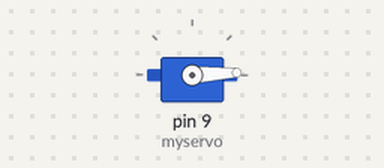
Bench run of a sketch on a simulated Arduino Uno, built with avr-gcc and run on an emulated ATmega328P. Shown: servo. What the sketch prints to the serial monitor is not drawn.

Above: at 0.05 s.
At 0.9 s:
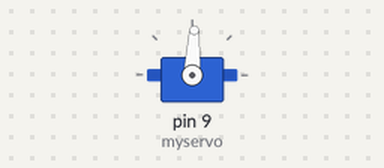
At 1.75 s:
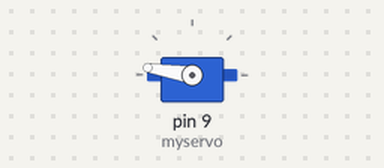
At 3.5 s:
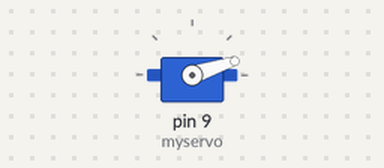
Timing chart, 0 to 8.5 s (numbered marks = the images above):
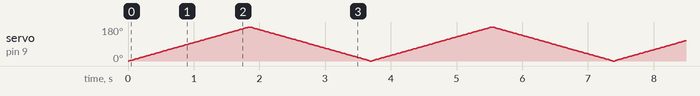

The sketch:

Servo.ino
```cpp
#include <Servo.h>

Servo myservo;  // create servo object to control a servo
// twelve servo objects can be created on most boards

int pos = 0;    // variable to store the servo position

void setup() {
  myservo.attach(9);  // attaches the servo on pin 9 to the servo object

  Serial.begin(9600);
}

void loop() {
  for (pos = 0; pos <= 180; pos += 1) { // goes from 0 degrees to 180 degrees
    // in steps of 1 degree
    myservo.write(pos);              // tell servo to go to position in variable 'pos'
    delay(10);                       // waits 15ms for the servo to reach the position
    Serial.print(pos);
  }
  for (pos = 180; pos >= 0; pos -= 1) { // goes from 180 degrees to 0 degrees
    myservo.write(pos);              // tell servo to go to position in variable 'pos'
    delay(10);                       // waits 15ms for the servo to reach the position
    Serial.print(pos);
  }
}
```
